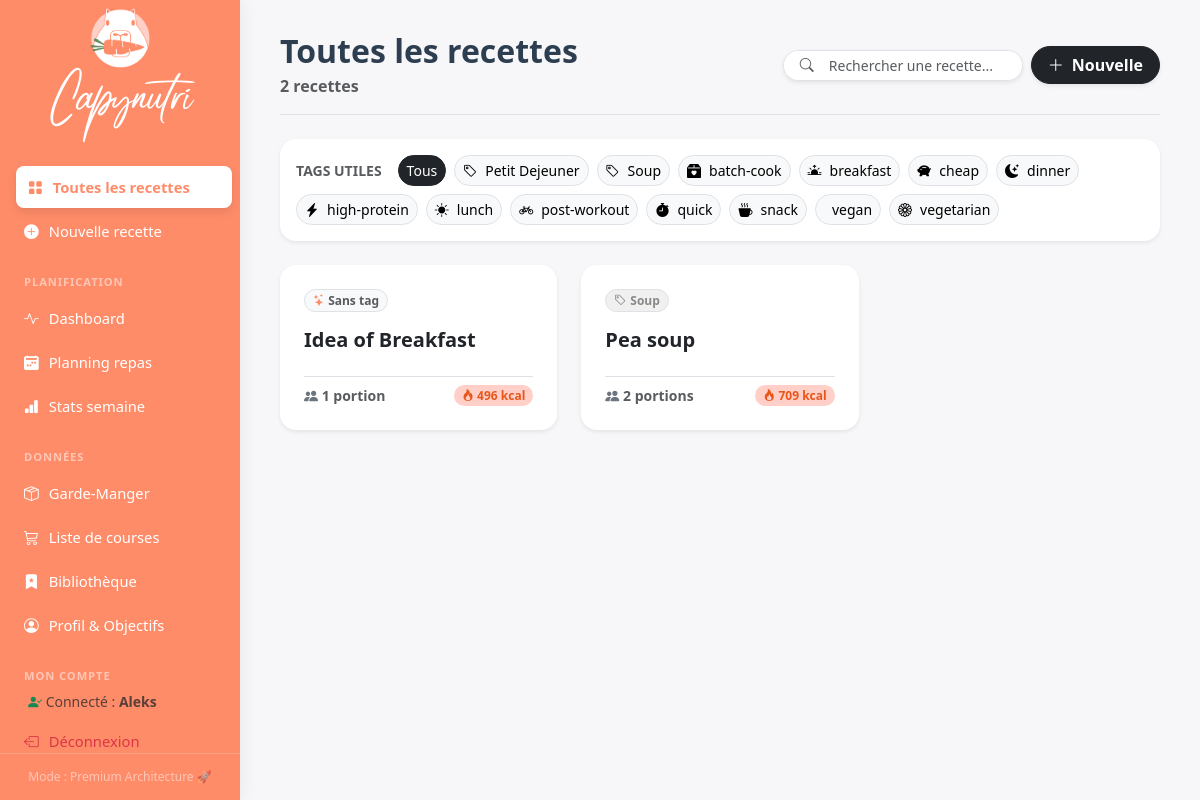
Page / (signed in) on the earlier database version.
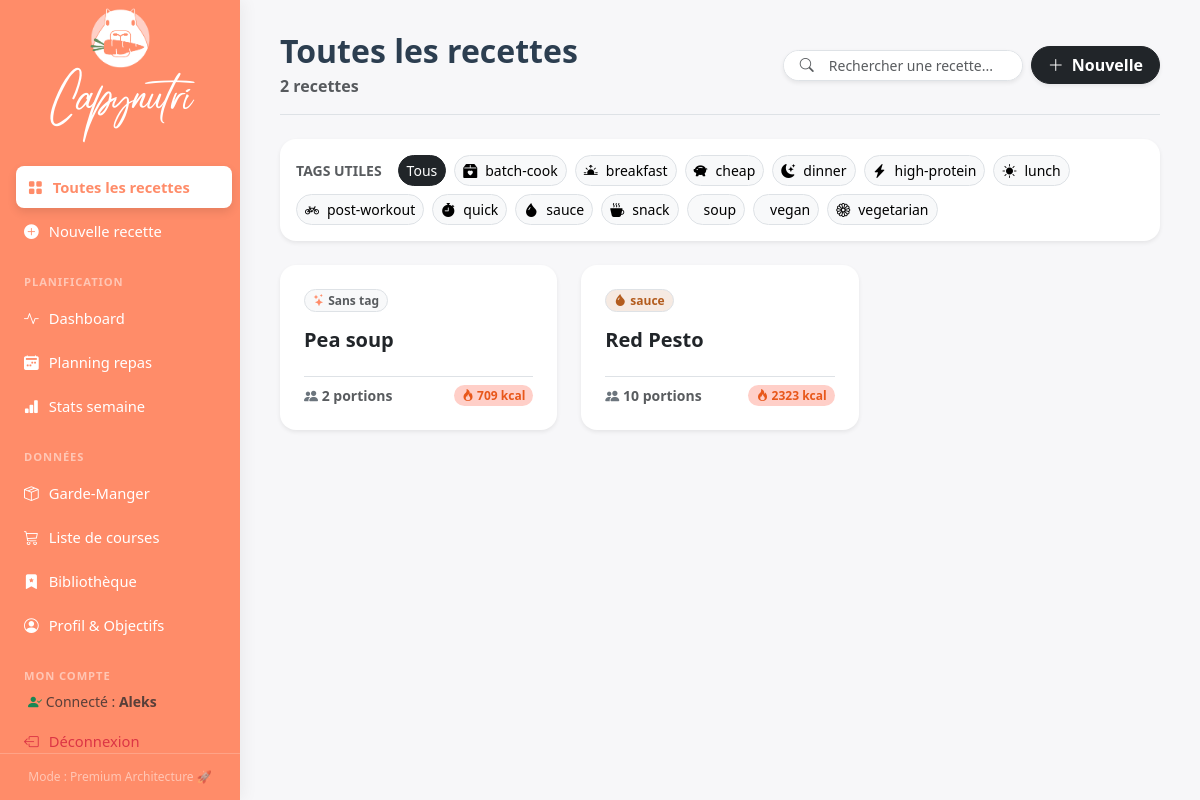
Same page on the later database version.
### tables this page shows
CREATE TABLE users (
                id INTEGER PRIMARY KEY AUTOINCREMENT,
                username TEXT UNIQUE NOT NULL,
                password_hash TEXT NOT NULL,
                created_at TIMESTAMP DEFAULT CURRENT_TIMESTAMP
            );

CREATE TABLE tags (
                id    INTEGER PRIMARY KEY AUTOINCREMENT,
                name  TEXT NOT NULL UNIQUE,
                color TEXT DEFAULT '#888888',
                icon  TEXT DEFAULT 'bi-tag'
            );

CREATE TABLE recipes (
                id           INTEGER PRIMARY KEY AUTOINCREMENT,
                name         TEXT NOT NULL,
                category_id  INTEGER REFERENCES categories(id) ON DELETE SET NULL,
                servings     REAL NOT NULL DEFAULT 1,
                instructions TEXT,
                created_at   TIMESTAMP DEFAULT CURRENT_TIMESTAMP
            );

### routes/recipes.py (the view)
@recipes_bp.route("/")
@login_required
def index():
    search = request.args.get("search", "")
    active_tag = request.args.get("tag", "")
    recipes = crud.list_recipes(
        search=search or None,
        tag=active_tag or None,
    )
    return render_template(
        "index.html",
        recipes=recipes,
        search=search,
        all_tags=crud.list_tags(),
        active_tag=active_tag,
    )

### app.py (called while the page is built)
@login_manager.user_loader
def load_user(user_id):
    return crud.get_user_by_id(int(user_id))

@app.before_request
def require_login():
    if request.endpoint in PUBLIC_ENDPOINTS or current_user.is_authenticated:
        return None
    if request.endpoint:
        return redirect(url_for('auth.login'))
    return None

### crud.py (called while the page is built)
def get_user_by_id(user_id: int) -> Optional[User]:
    with get_connection() as conn:
        row = conn.execute("SELECT * FROM users WHERE id = ?", (user_id,)).fetchone()
        return User(id=row["id"], username=row["username"], password_hash=row["password_hash"]) if row else None

def list_tags() -> list[dict]:
    with get_connection() as conn:
        return [dict(row) for row in conn.execute("SELECT id, name, color, icon FROM tags ORDER BY name")]

### db.py (called while the page is built)
def get_connection() -> sqlite3.Connection:
    conn = sqlite3.connect(DB_PATH)
    conn.row_factory = sqlite3.Row
    conn.execute("PRAGMA foreign_keys = ON")
    return conn

### templates/index.html (shortened to what this page needs)
{% extends "base.html" %}
{% block content %}
<div class="d-flex flex-column flex-md-row justify-content-between align-items-md-center mb-4 pb-3 border-bottom gap-3">
  <div>
    <h2 class="mb-1 fw-bold" style="color: #2c3e50;">
      {% if active_tag %}Recettes : {{ active_tag }}
      {% elif search %}Resultats pour "{{ search }}"
      {% else %}Toutes les recettes{% endif %}
    </h2>
    <span class="text-muted fw-bold">{{ recipes|length }} recette{{ 's' if recipes|length != 1 }}</span>
  </div>
  <div class="d-flex flex-wrap gap-2 align-items-center">
    <form method="get" action="{{ url_for('recipes.index') }}" class="d-flex gap-2 align-items-center m-0">
      <div class="input-group input-group-sm shadow-sm rounded-pill overflow-hidden border bg-white" style="width: 240px;">
        <span class="input-group-text bg-white border-0 text-muted ps-3"><i class="bi bi-search"></i></span>
        <input class="form-control border-0 bg-white shadow-none" name="search" placeholder="Rechercher une recette..." value="{{ search }}">
      </div>
    </form>
    <a href="{{ url_for('recipes.new_recipe') }}" class="btn btn-dark rounded-pill shadow-sm fw-bold px-3 d-flex align-items-center gap-2">
      <i class="bi bi-plus-lg"></i> <span class="d-none d-sm-inline">Nouvelle</span>
    </a>
  </div>
</div>
{% if all_tags %}
<div class="card border-0 shadow-sm rounded-4 mb-4 bg-white">
  <div class="card-body p-3">
    <div class="d-flex flex-wrap align-items-center gap-2">
      <span class="small fw-bold text-muted text-uppercase me-2">Tags utiles</span>
      <a href="{{ url_for('recipes.index', search=search) }}" class="btn btn-sm rounded-pill {{ 'btn-dark' if not active_tag else 'btn-light border' }}">
        Tous
      </a>
      {% for tag in all_tags %}
      <a href="{{ url_for('recipes.index', tag=tag.name, search=search) }}"
         class="btn btn-sm rounded-pill d-inline-flex align-items-center gap-2 {{ 'text-white' if active_tag == tag.name else 'btn-light border' }}"
         style="{{ 'background-color: ' ~ (tag.color or '#6c757d') ~ '; border-color: ' ~ (tag.color or '#6c757d') ~ ';' if active_tag == tag.name else '' }}">
        <i class="bi {{ tag.icon or 'bi-tag-fill' }}"></i> {{ tag.name }}
      </a>
      {% endfor %}
    </div>
  </div>
</div>
{% endif %}
{% if recipes %}
<div class="row g-4 mb-5">
  {% for r in recipes %}
  <div class="col-md-6 col-lg-4">
    <a href="{{ url_for('recipes.view_recipe', recipe_id=r.id) }}" class="text-decoration-none">
      <div class="card h-100 border-0 shadow-sm rounded-4 recipe-card bg-white">
        <div class="card-body p-4 d-flex flex-column">
          <div class="mb-3 d-flex flex-wrap gap-2">
            {% if r.tags %}
              {% for tag_name in r.tags[:3] %}
                {% set tag_meta = (all_tags | selectattr('name', 'equalto', tag_name) | list | first) %}
                <span class="badge border px-2 py-1 rounded-pill fw-bold d-inline-flex align-items-center gap-1"
                      style="background-color: {{ (tag_meta.color if tag_meta else '#f8f9fa') ~ '20' if tag_meta else '#f8f9fa' }}; color: {{ tag_meta.color if tag_meta else '#495057' }};">
                  <i class="bi {{ tag_meta.icon if tag_meta and tag_meta.icon else 'bi-tag-fill' }}"></i> {{ tag_name }}
                </span>
              {% endfor %}
            {% else %}
              <span class="badge border text-muted px-2 py-1 rounded-pill fw-bold" style="background-color: #f8f9fa;">
                <i class="bi bi-stars" style="color: var(--accent);"></i> Sans tag
              </span>
            {% endif %}
          </div>
          <h5 class="card-title fw-bold text-dark mb-4">{{ r.name }}</h5>
          <div class="d-flex justify-content-between align-items-end mt-auto pt-2 border-top">
            <span class="text-muted small fw-bold">
              <i class="bi bi-people-fill text-secondary"></i>
              {{ r.servings|int if r.servings == r.servings|int else r.servings }} portion{{ 's' if r.servings != 1 }}
            </span>
            {% if r.total_kcal %}
            <span class="badge rounded-pill px-2 py-1 fw-bold" style="background-color: var(--accent-soft); color: var(--accent-dark);">
              <i class="bi bi-fire"></i> {{ r.total_kcal|int }} kcal
            </span>
            {% endif %}
          </div>
        </div>
      </div>
    </a>
  </div>
  {% endfor %}
</div>
{% endif %}
{% endblock %}

### templates/base.html (shortened to what this page needs)
<!DOCTYPE html>
<html lang="fr">
<head>
  <link href="https://cdn.jsdelivr.net/npm/bootstrap@5.3.3/dist/css/bootstrap.min.css" rel="stylesheet">
  <link href="https://cdn.jsdelivr.net/npm/bootstrap-icons@1.11.3/font/bootstrap-icons.css" rel="stylesheet">
  <link rel="stylesheet" href="{{ url_for('static', filename='css/dashboard.css') }}">
</head>
<body>
{% macro nav_link(endpoint, icon, text) %}
  <a href="{{ url_for(endpoint) }}" class="{{ 'active' if request.endpoint == endpoint else '' }}">
    <i class="bi {{ icon }}"></i> {{ text }}
  </a>
{% endmacro %}
<aside id="sidebar">
  <div class="brand d-flex flex-column align-items-center mb-4 mt-2">
    <img src="{{ url_for('static', filename='logo.png') }}" alt="Logo Capynutri" style="height: 60px; border-radius: 12px; margin-bottom: 10px;">
    <div style="font-family: 'Radicalis', cursive; color: #ffffff; font-size: 2.2rem; margin-top: -5px;">
      Capynutri
    </div>
  </div>
  <nav>
    <a href="{{ url_for('recipes.index') }}" class="{{ 'active' if request.endpoint == 'recipes.index' and not request.args.get('tag') else '' }}">
      <i class="bi bi-grid-fill"></i> Toutes les recettes
    </a>
    {{ nav_link('recipes.new_recipe', 'bi-plus-circle-fill', 'Nouvelle recette') }}
    <div class="nav-section">Planification</div>
    {{ nav_link('tracking.dashboard', 'bi-activity', 'Dashboard') }}
    {{ nav_link('planning.week_view', 'bi-calendar2-week-fill', 'Planning repas') }}
    {{ nav_link('tracking.week_stats', 'bi-bar-chart-fill', 'Stats semaine') }}
    <div class="nav-section">Données</div>
    {{ nav_link('planning.pantry', 'bi-box-seam', 'Garde-Manger') }}
    {{ nav_link('planning.shopping_list', 'bi-cart3', 'Liste de courses') }}
    <a href="{{ url_for('library.library') }}" class="{{ 'active' if request.endpoint in ['library.library', 'library.library_edit', 'library.library_tags'] else '' }}">
      <i class="bi bi-bookmark-star-fill"></i> Bibliothèque
    </a>
    {{ nav_link('tracking.profile', 'bi-person-circle', 'Profil & Objectifs') }}
    <div class="nav-section">Mon Compte</div>
    {% if current_user.is_authenticated %}
      <div class="px-3 mb-2 small text-muted">
        <i class="bi bi-person-check-fill text-success"></i> Connecté : <strong>{{ current_user.username }}</strong>
      </div>
      <a href="{{ url_for('auth.logout') }}" class="text-danger">
        <i class="bi bi-box-arrow-left"></i> Déconnexion
      </a>
    {% else %}
      {{ nav_link('auth.login', 'bi-box-arrow-in-right', 'Se connecter') }}
    {% endif %}
  </nav>
  <div class="sidebar-footer">Mode : Premium Architecture 🚀</div>
</aside>
<main id="main">
  {% block content %}{% endblock %}
</main>
</body>
</html>

### static/css/dashboard.css (style rules this page uses)
:root { --sidebar-width: 240px; --accent: #FF8C69; --accent-dark: #e8571a; --accent-green: #638F5A; --accent-soft: #FFCFC8; --sidebar-bg: #FF8C69; --sidebar-text: #ffffff; --sidebar-active: #ffffff; }
body { background: #f7f7f9; font-family: 'Segoe UI', system-ui, sans-serif; }
#sidebar { position: fixed; top: 0; left: 0; height: 100vh; width: var(--sidebar-width); background: var(--sidebar-bg); display: flex; flex-direction: column; z-index: 100; transition: transform .25s ease; box-shadow: 4px 0 15px rgba(0,0,0,0.05); }
#sidebar nav { padding: 16px 12px; flex: 1; overflow-y: auto; }
#sidebar nav a { display: flex; align-items: center; gap: 10px; padding: 10px 12px; border-radius: 8px; color: var(--sidebar-text); text-decoration: none; font-size: .92rem; margin-bottom: 2px; transition: background .15s, color .15s, transform .15s; }
#sidebar nav a.active { background: var(--sidebar-active); color: var(--accent); font-weight: 600; box-shadow: 0 4px 10px rgba(0,0,0,0.1); transform: translateX(4px); }
#sidebar nav .nav-section { font-size: .7rem; font-weight: 700; letter-spacing: .08em; text-transform: uppercase; color: rgba(255,255,255,.5); padding: 20px 12px 6px; }
#sidebar .sidebar-footer { padding: 14px 20px; font-size: .75rem; color: rgba(255,255,255,.5); border-top: 1px solid rgba(255,255,255,.2); text-align: center; }
#main { margin-left: var(--sidebar-width); min-height: 100vh; padding: 32px 40px; }
.recipe-card, .plan-card { transition: transform 0.2s ease, box-shadow 0.2s ease; }
.form-control, .form-select { border-radius: 8px; }

Differences in the rows shown:
removed tags: name "Petit Dejeuner", shown under "Toutes les recettes"
removed tags: name "Soup"
removed recipes: shows "Sans tag", name "Idea of Breakfast", servings "1", total_kcal "496"
added tags: name "sauce"
added tags: name "soup", shown under "Toutes les recettes"
changed recipes "Pea soup": now shows "Sans tag"
added recipes: name "Red Pesto", servings "10", servings "s", total_kcal "2323"
